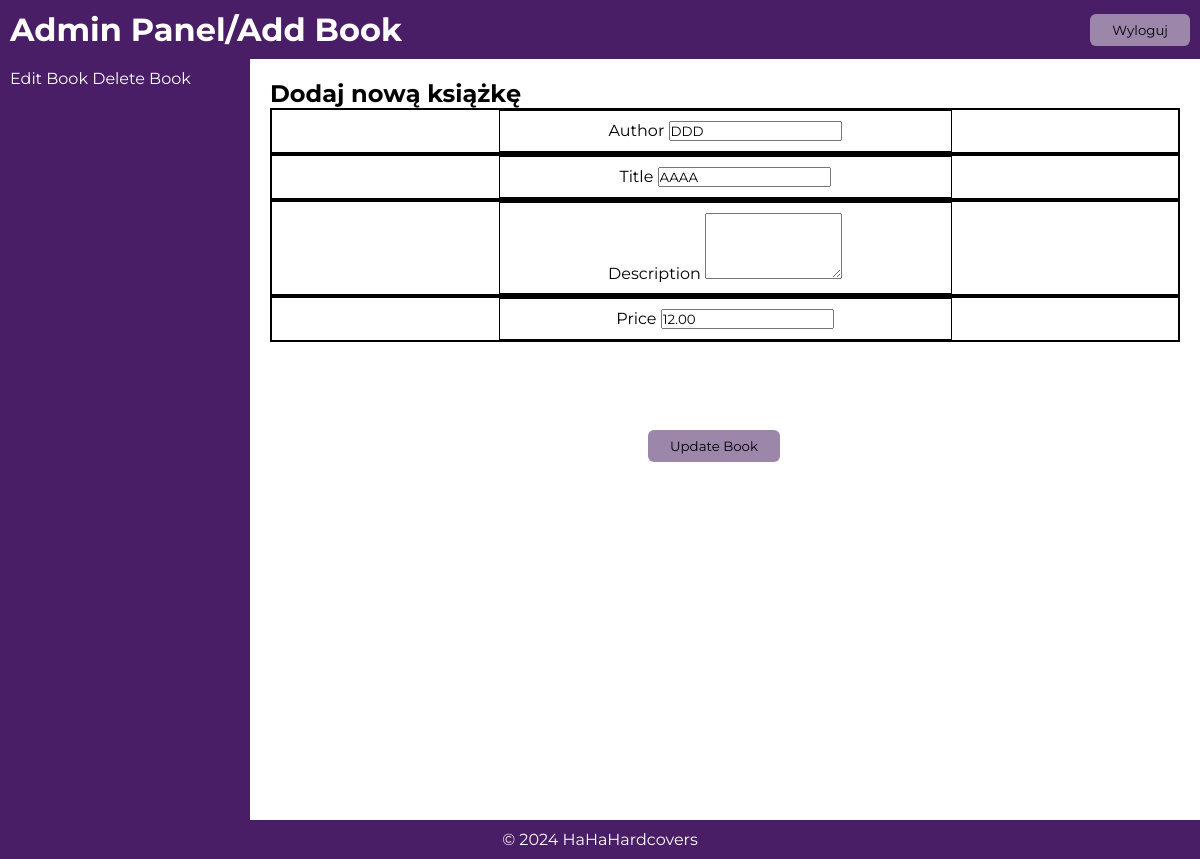
Screenshot of /update_book/d94d0980-e6ce-42cc-95af-a7f4be9995c0/ (signed in) with the database file from the repository.
### stuff/models.py (models this page shows, shortened)
class Books(models.Model):
    author = models.CharField(max_length= 100, default = None)
    title = models.CharField(max_length=50)
    description = models.TextField(null=True,blank=True)
    price = models.DecimalField(max_digits=5, decimal_places  = 2, default = None)
    vote_total = models.IntegerField(default=0, null=True, blank=True)
    vote_ratio = models.IntegerField(default=0, null=True, blank=True)
    tags = models.ManyToManyField('Tag',blank=True)
    image = models.ImageField(null= True, blank=True)
    id = models.UUIDField(default=uuid.uuid4, unique=True,
                          primary_key=True, editable=False)
    class Meta:
        verbose_name_plural = 'Books'

### stuff/views.py (the view)
# urls.py: path('update_book/<str:pk>/', views.updateBook,name='update-book'),
@user_passes_test(lambda u: u.is_superuser, login_url='stuff:stuff_list')
def updateBook(request, pk):
    book = Books.objects.get(id=pk)
    form = BookForm(instance=book)
    if request.method == 'POST':
        form = BookForm(request.POST, request.FILES, instance = book)
        if form.is_valid():
            book = form.save()
        return redirect('stuff:stuff_list')
    context = {'form': form ,'book': book}
    return render(request, 'stuff/update_book.html', context )

### stuff/forms.py
class BookForm(ModelForm):
    class Meta:
        model = Books
        fields = ['author','title', 'description', 'price']
        widgets = {
            'tags' : forms.CheckboxSelectMultiple(),
            'description': forms.Textarea(attrs={'rows':4, 'cols':15})
        }
    def __init__(self, *args, **kwargs):
        super(BookForm, self).__init__(*args,**kwargs)
        for name,field  in self.fields.items():
            field.widget.attrs.update({'class' : "bookFormField"})

### stuff/templates/stuff/update_book.html (shortened to what this page needs)
{% extends 'stuff/book_form.html' %}
{% load static %}
{% block updateBook %}
            <form method="POST">
                {% for field in form %}
                <div style="border: 2px solid black;">
                    <div class="admin-add-book">
                        <label for="">{{field.label}} </label>
                        {{field}}
                    </div>
                </div>
                {% endfor %}
                <div class="center-div">
                <button type="submit" id="Button1">Update Book</button>
                </div>
            </form>
{% endblock updateBook %}

### static/styles/test1style.css (style rules this page uses)
* { margin: 0; padding: 0; box-sizing: border-box; font-family: 'Montserrat', sans-serif; }
#Button1 { font-family: 'Montserrat', sans-serif; background: #9c86aa; border: none; padding: 8px 22px; border-radius: 6px; transition: all 0.2s ease; }
.admin-add-book { border: 1px solid; margin: auto; width: 50%; padding: 10px; text-align: center; }
.center-div { margin: 0; position: absolute; top: 50%; left: 54%; }

### rows the page displays
Books: form "DDD" "AAAA" "12.00"

### other values shown
{{ field.label }} "Author" "Title" "Description" "Price"
